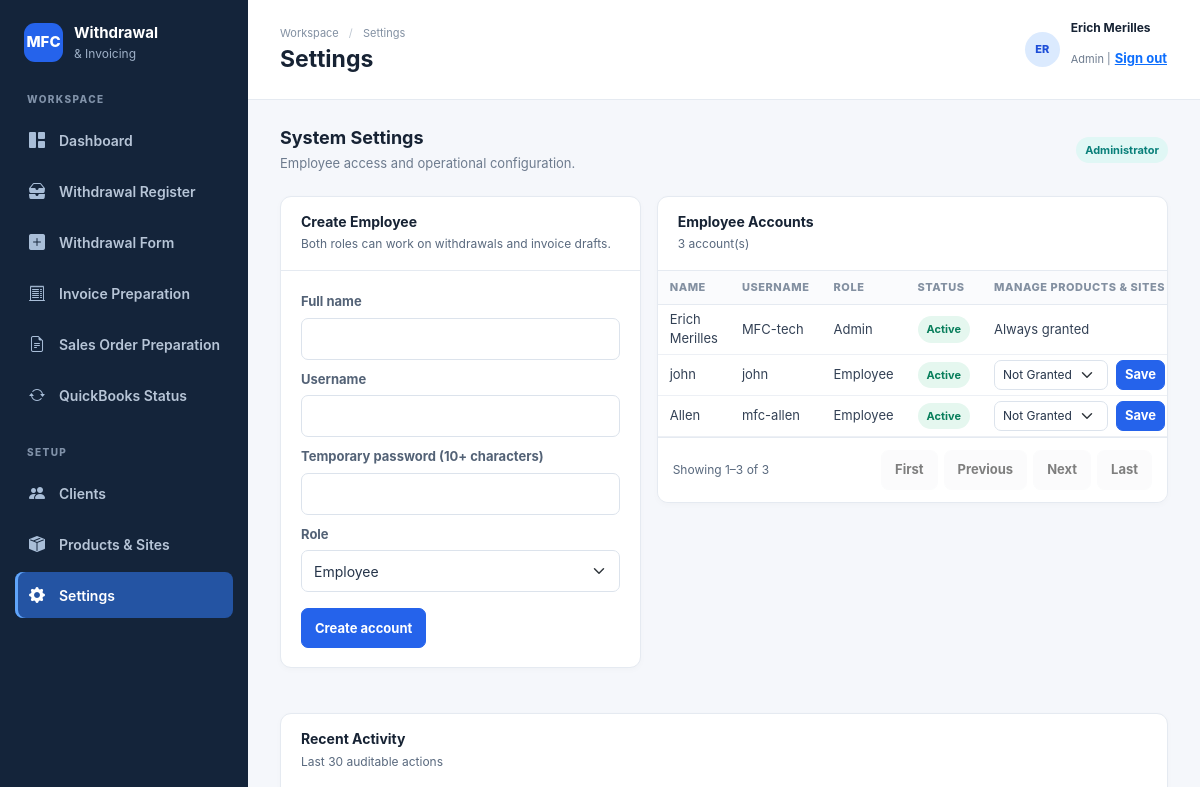
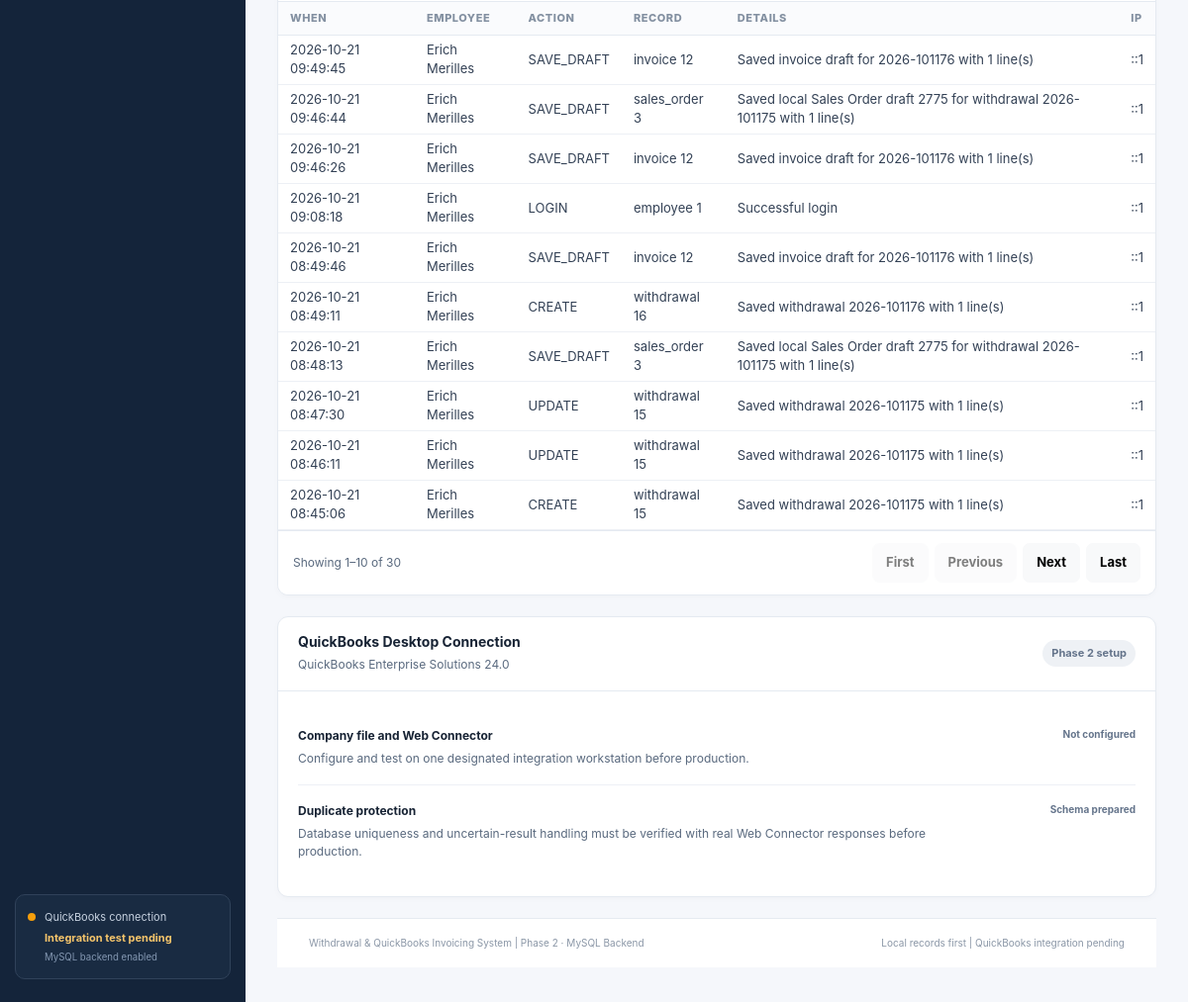
/frontend/settings.php (signed in), run on an earlier commit of the app's database (2 pictures, top to bottom).
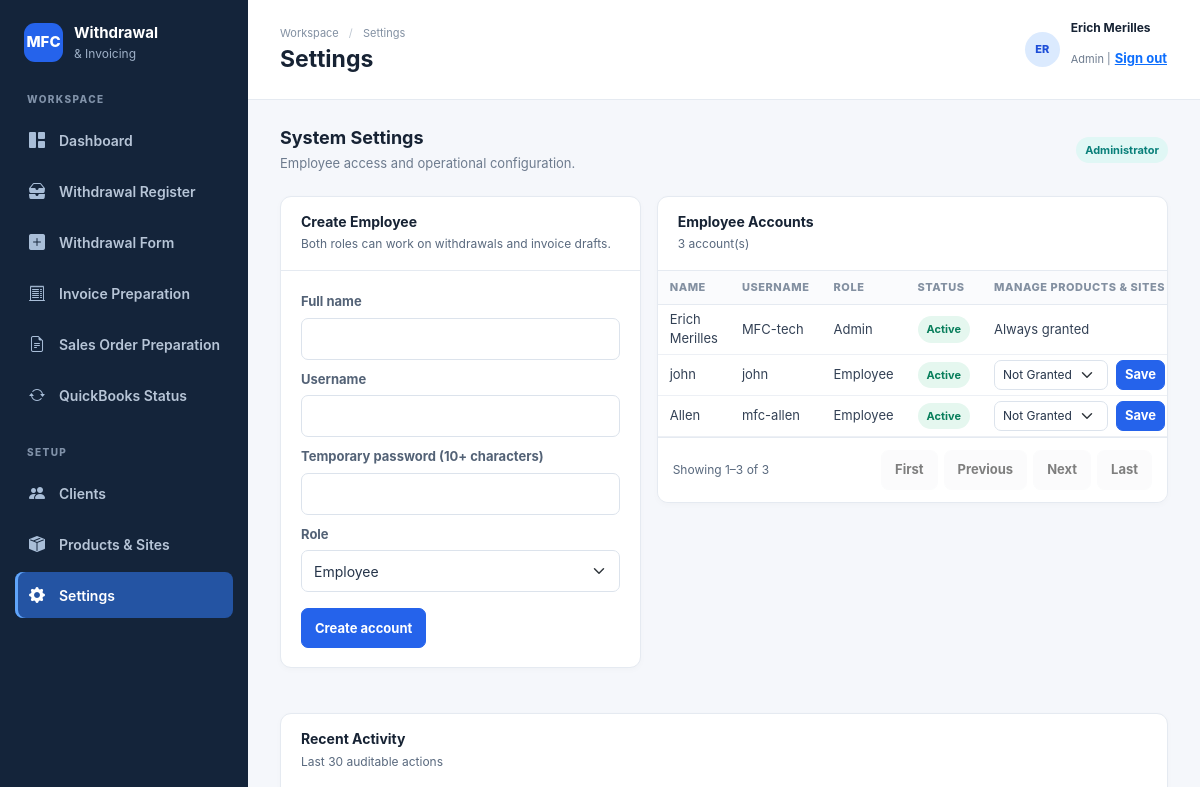
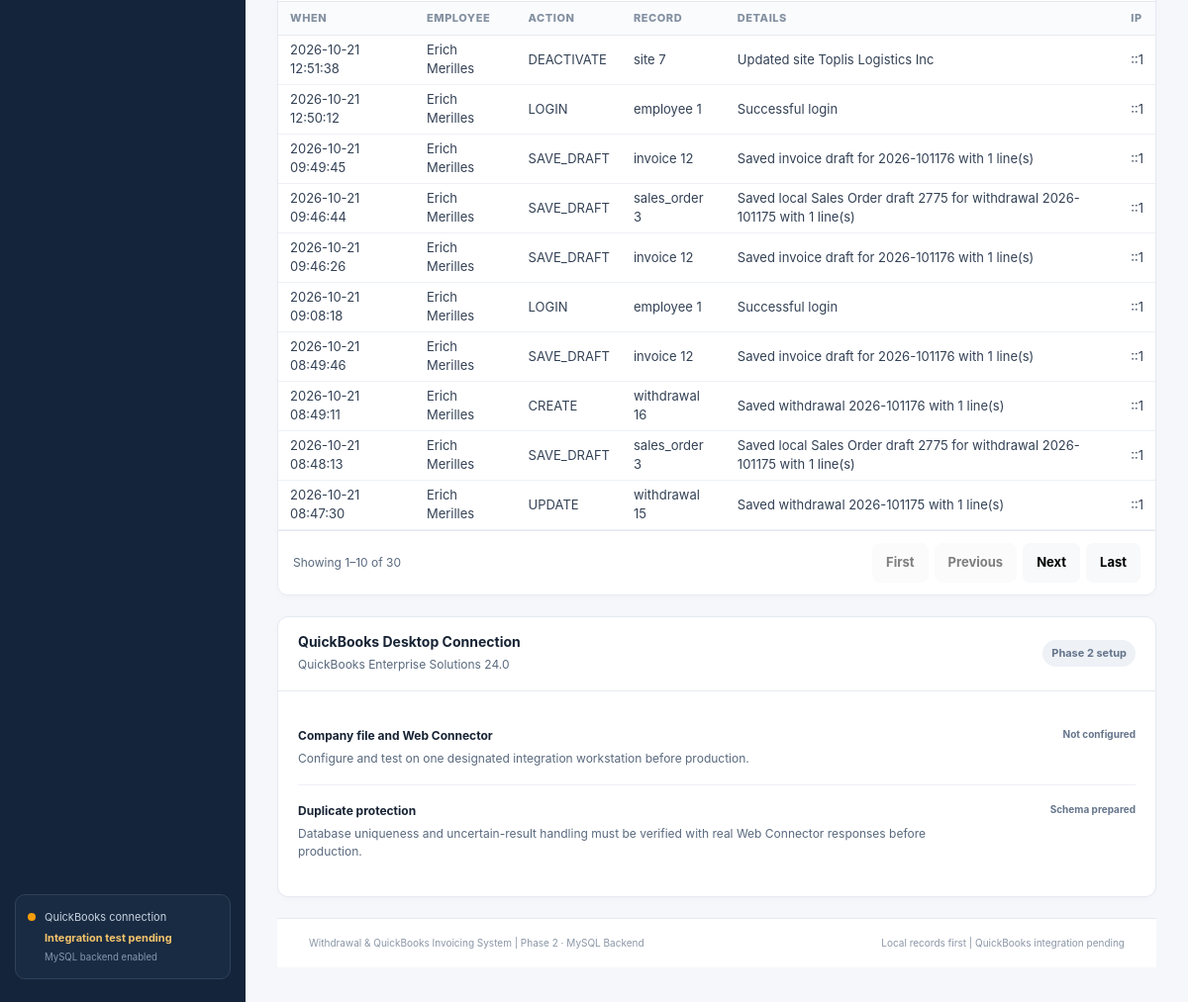
And on a later commit of the database (2 pictures, top to bottom).
### tables this page shows
CREATE TABLE `employees` (
  `id` bigint(20) UNSIGNED NOT NULL,
  `full_name` varchar(150) NOT NULL,
  `username` varchar(80) NOT NULL,
  `password_hash` varchar(255) NOT NULL,
  `role` enum('Admin','Employee') NOT NULL DEFAULT 'Employee',
  `active` tinyint(1) NOT NULL DEFAULT 1,
  `created_at` datetime NOT NULL DEFAULT current_timestamp(),
  `updated_at` datetime DEFAULT NULL ON UPDATE current_timestamp()
);

CREATE TABLE `activity_logs` (
  `id` bigint(20) UNSIGNED NOT NULL,
  `employee_id` bigint(20) UNSIGNED DEFAULT NULL,
  `action` varchar(80) NOT NULL,
  `entity_type` varchar(80) NOT NULL,
  `entity_id` bigint(20) UNSIGNED DEFAULT NULL,
  `details` text DEFAULT NULL,
  `ip_address` varchar(45) DEFAULT NULL,
  `created_at` datetime NOT NULL DEFAULT current_timestamp()
);

### backend/core/functions.php (called while the page is built, shortened)
<?php
function e(mixed $value): string
{
    return htmlspecialchars((string)$value, ENT_QUOTES | ENT_SUBSTITUTE, 'UTF-8');
}
function current_page(): string
{
    return basename($_SERVER['PHP_SELF'] ?? 'dashboard.php');
}
function nav_active(string $page): string
{
    return current_page() === $page ? 'active' : '';
}

### backend/core/auth.php (called while the page is built, shortened)
<?php
function can_manage_products_sites(?PDO $pdo = null): bool
{
    if (($_SESSION['user']['role'] ?? '') === 'Admin') return true;
}

### frontend/settings.php (the view, shortened to what this page needs)
<?php $page_title = 'Settings';
require __DIR__ . '/includes/layout_start.php';
$pdo = db();
$isAdmin = ($_SESSION['user']['role'] ?? '') === 'Admin';
$employees = $isAdmin ? $pdo->query("SELECT e.id,e.full_name,e.username,e.role,e.active,e.created_at,IF(ep.employee_id IS NULL,0,1) manage_products_sites FROM employees e LEFT JOIN employee_permissions ep ON ep.employee_id=e.id AND ep.permission_code='manage_products_sites' ORDER BY e.id")->fetchAll() : [];
$logs = $isAdmin ? $pdo->query('SELECT a.*,e.full_name FROM activity_logs a LEFT JOIN employees e ON e.id=a.employee_id ORDER BY a.id DESC LIMIT 30')->fetchAll() : []; ?>
<div class="page-intro">
    <div>
        <h2>System Settings</h2>
        <p>Employee access and operational configuration.</p>
    </div><span class="status-pill <?= $isAdmin ? 'status-teal' : 'status-muted' ?>"><?= $isAdmin ? 'Administrator' : 'Employee access' ?></span>
</div>
<?php if ($isAdmin): ?><div class="row g-3 mb-4">
        <div class="col-lg-5">
            <section class="panel">
                <div class="panel-header">
                    <div>
                        <h3>Create Employee</h3>
                        <p>Both roles can work on withdrawals and invoice drafts.</p>
                    </div>
                </div>
                <div class="panel-body">
                    <form method="post" data-confirm-submit="Create this employee account with the selected role?" data-confirm-title="Create employee account?" data-confirm-button="Create account"><input type="hidden" name="_csrf" value="<?= e(csrf_token()) ?>"><label class="form-label">Full name</label><input class="form-control mb-2" name="full_name" required><label class="form-label">Username</label><input class="form-control mb-2" name="username" required><label class="form-label">Temporary password (10+ characters)</label><input class="form-control mb-2" name="password" type="password" minlength="10" required><label class="form-label">Role</label><select class="form-select mb-3" name="role">
                            <option>Employee</option>
                        </select><button class="btn btn-primary">Create account</button></form>
                </div>
            </section>
        </div>
        <div class="col-lg-7">
            <section class="panel">
                <div class="panel-header">
                    <div>
                        <h3>Employee Accounts</h3>
                        <p><?= count($employees) ?> account(s)</p>
                    </div>
                </div>
                <div class="table-responsive">
                    <table class="table">
                        <thead>
                            <tr>
                                <th>Name</th>
                                <th>Username</th>
                                <th>Role</th>
                                <th>Status</th>
                                <th>Manage Products &amp; Sites</th>
                            </tr>
                        </thead>
                        <tbody><?php foreach ($employees as $emp): ?><tr>
                                    <td><?= e($emp['full_name']) ?></td>
                                    <td><?= e($emp['username']) ?></td>
                                    <td><?= e($emp['role']) ?></td>
                                    <td><span class="status-pill <?= $emp['active'] ? 'status-success' : 'status-danger' ?>"><?= $emp['active'] ? 'Active' : 'Inactive' ?></span></td>
                                    <td><?php if ($emp['role'] === 'Employee'): ?><form method="post" class="d-flex gap-2"><select class="form-select" name="granted" aria-label="Product and site permission for <?= e($emp['full_name']) ?>">
                                                    <option value="0" <?= !$emp['manage_products_sites'] ? 'selected' : '' ?>>Not Granted</option>
                                                </select><button class="btn btn-sm btn-primary">Save</button></form><?php else: ?>Always granted<?php endif; ?></td>
                                </tr><?php endforeach; ?></tbody>
                    </table>
                </div>
            </section>
        </div>
    </div>
    <section class="panel">
        <div class="panel-header">
            <div>
                <h3>Recent Activity</h3>
                <p>Last 30 auditable actions</p>
            </div>
        </div>
        <div class="table-responsive">
            <table class="table">
                <thead>
                    <tr>
                        <th>When</th>
                        <th>Employee</th>
                        <th>Action</th>
                        <th>Record</th>
                        <th>Details</th>
                        <th>IP</th>
                    </tr>
                </thead>
                <tbody><?php foreach ($logs as $log): ?><tr>
                            <td><?= e($log['created_at']) ?></td>
                            <td><?= e($log['full_name'] ?? 'System') ?></td>
                            <td><?= e($log['action']) ?></td>
                            <td><?= e($log['entity_type']) ?> <?= e($log['entity_id'] ?? '') ?></td>
                            <td><?= e($log['details'] ?? '') ?></td>
                            <td><?= e($log['ip_address'] ?? '') ?></td>
                        </tr><?php endforeach; ?><?php if (!$logs): ?><tr>
                        </tr><?php endif; ?></tbody>
            </table>
        </div>
    </section><?php endif; ?>
<section class="panel">
    <div class="panel-header">
        <div>
            <h3>QuickBooks Desktop Connection</h3>
            <p>QuickBooks Enterprise Solutions 24.0</p>
        </div><span class="status-pill status-muted">Phase 2 setup</span>
    </div>
    <div class="panel-body">
        <div class="setting-row">
            <div><strong>Company file and Web Connector</strong>
                <p>Configure and test on one designated integration workstation before production.</p>
            </div><span class="setting-state">Not configured</span>
        </div>
        <div class="setting-row">
            <div><strong>Duplicate protection</strong>
                <p>Database uniqueness and uncertain-result handling must be verified with real Web Connector responses before production.</p>
            </div><span class="setting-state">Schema prepared</span>
        </div>
    </div>
</section>
<?php require __DIR__ . '/includes/footer.php'; ?>

### frontend/includes/header.php (shortened to what this page needs)
<?php require_once __DIR__ . '/../../backend/config/app.php';
$page_title = $page_title ?? 'Dashboard'; ?>
<!doctype html>
<html lang="en">
<head>
    <link href="https://cdn.jsdelivr.net/npm/bootstrap@5.3.3/dist/css/bootstrap.min.css" rel="stylesheet">
    <link href="https://cdn.jsdelivr.net/npm/bootstrap-icons@1.11.3/font/bootstrap-icons.min.css" rel="stylesheet">
    <link href="assets/css/app.css?v=<?= (int) filemtime(__DIR__ . '/../assets/css/app.css') ?>" rel="stylesheet">
</head>
<body><a class="skip-link" href="#mainContent">Skip to content</a><div class="app-shell">

### frontend/includes/sidebar.php (shortened to what this page needs)
<aside class="sidebar" id="appSidebar">
    <a class="brand" href="dashboard.php"><span class="brand-mark">MFC</span><span class="brand-copy"><strong>Withdrawal</strong><small>&amp; Invoicing</small></span></a>
    <div class="nav-label">WORKSPACE</div>
    <nav class="nav flex-column app-nav" aria-label="Workspace">
        <a class="nav-link <?= nav_active('dashboard.php') ?>" href="dashboard.php"><i class="bi bi-grid-1x2-fill nav-icon" aria-hidden="true"></i>Dashboard</a>
        <a class="nav-link <?= nav_active('withdrawals.php') ?>" href="withdrawals.php"><i class="bi bi-inboxes-fill nav-icon" aria-hidden="true"></i>Withdrawal Register</a>
        <a class="nav-link <?= nav_active('withdrawal_form.php') ?>" href="withdrawal_form.php"><i class="bi bi-plus-square-fill nav-icon" aria-hidden="true"></i>Withdrawal Form</a>
        <a class="nav-link <?= nav_active('invoice_preparation.php') ?>" href="invoice_preparation.php"><i class="bi bi-receipt-cutoff nav-icon" aria-hidden="true"></i>Invoice Preparation</a>
        <a class="nav-link <?= nav_active('sales_order_preparation.php') ?>" href="sales_order_preparation.php"><i class="bi bi-file-earmark-text nav-icon" aria-hidden="true"></i>Sales Order Preparation</a>
        <a class="nav-link <?= nav_active('quickbooks_status.php') ?>" href="quickbooks_status.php"><i class="bi bi-arrow-repeat nav-icon" aria-hidden="true"></i>QuickBooks Status</a>
    </nav>
    <div class="nav-label nav-label-spaced">SETUP</div>
    <nav class="nav flex-column app-nav" aria-label="Setup">
        <a class="nav-link <?= nav_active('clients.php') ?>" href="clients.php"><i class="bi bi-people-fill nav-icon" aria-hidden="true"></i>Clients</a>
        <?php if(can_manage_products_sites() || (($_SESSION['user']['role'] ?? '') === 'Employee')): ?><a class="nav-link <?= nav_active('products_sites.php') ?>" href="products_sites.php"><i class="bi bi-box-seam-fill nav-icon" aria-hidden="true"></i>Products &amp; Sites</a><?php endif; ?>
        <a class="nav-link <?= nav_active('settings.php') ?>" href="settings.php"><i class="bi bi-gear-fill nav-icon" aria-hidden="true"></i>Settings</a>
    </nav>
    <div class="sidebar-bottom">
        <div class="connection-dot"></div><span>QuickBooks connection</span><strong>Integration test pending</strong><small>MySQL backend enabled</small>
    </div>
</aside>

### frontend/includes/layout_start.php (shortened to what this page needs)
<?php
require __DIR__ . '/header.php';
require __DIR__ . '/sidebar.php';
?>
<main class="main-content" id="mainContent" tabindex="-1">
    <?php require __DIR__ . '/topbar.php'; ?>
    <div class="page-content">

### frontend/includes/topbar.php (shortened to what this page needs)
<header class="topbar">
    <div class="topbar-heading"><div><div class="breadcrumb-line">Workspace <span>/</span> <?= e($page_title) ?></div><h1><?= e($page_title) ?></h1></div></div>
    <div class="topbar-right"><div class="user-avatar" aria-hidden="true"><?= e(strtoupper(substr($_SESSION['user']['name'], 0, 2))) ?></div><div class="user-copy"><strong><?= e($_SESSION['user']['name']) ?></strong><small><?= e($_SESSION['user']['role']) ?> | <form method="post" action="<?= e(APP_BASE_URL) ?>/backend/controllers/logout.php" class="d-inline" data-confirm-submit="Sign out of your account?" data-confirm-title="Sign out?" data-confirm-button="Sign out"><input type="hidden" name="_csrf" value="<?= e(csrf_token()) ?>"><button type="submit" class="btn btn-link p-0 align-baseline">Sign out</button></form></small></div></div>
</header>

### frontend/includes/footer.php (shortened to what this page needs)
<footer class="app-footer"><span><?= e(APP_NAME) ?> | <?= e(APP_VERSION) ?></span><span>Local records first | QuickBooks integration pending</span></footer>
</main></div>
</body></html>

What changed in the data, as far as the page shows it:
no longer on this page (row unchanged): activity_logs: created_at "2026-10-21 08:46:11", employee.full_name "Erich Merilles", action "UPDATE", entity_type "withdrawal", entity "15", details "Saved withdrawal 2026-101175 with 1 line(s)", ip_address "::1"
no longer on this page (row unchanged): activity_logs: created_at "2026-10-21 08:45:06", employee.full_name "Erich Merilles", action "CREATE", entity_type "withdrawal", entity "15", details "Saved withdrawal 2026-101175 with 1 line(s)", ip_address "::1"
added activity_logs: created_at "2026-10-21 12:51:38", employee.full_name "Erich Merilles", action "DEACTIVATE", entity_type "site", entity "7", details "Updated site Toplis Logistics Inc", ip_address "::1"
added activity_logs: created_at "2026-10-21 12:50:12", employee.full_name "Erich Merilles", action "LOGIN", entity_type "employee", entity "1", details "Successful login", ip_address "::1"
